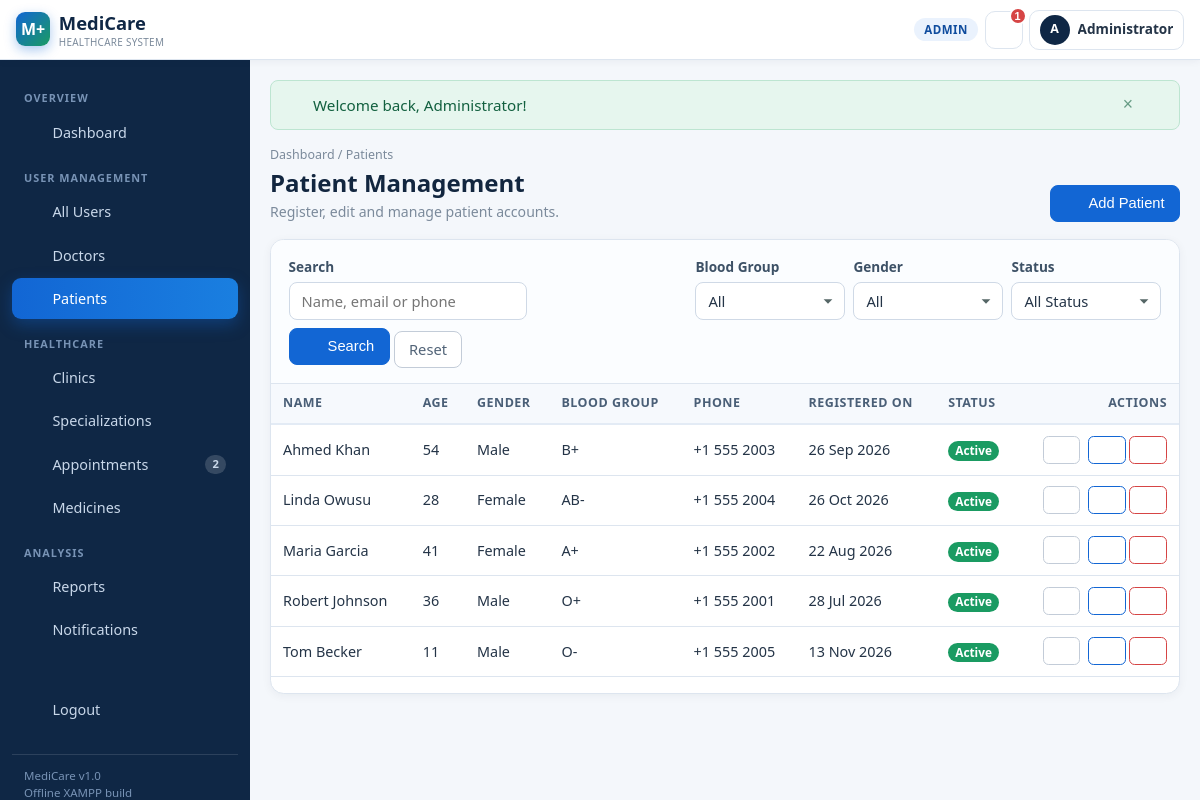
Screenshot of /admin/patients.php (signed in) with the database file from the repository.
### tables this page shows
CREATE TABLE `patients` (
    `id`                      INT UNSIGNED NOT NULL AUTO_INCREMENT,
    `user_id`                 INT UNSIGNED NOT NULL,
    `first_name`              VARCHAR(60) NOT NULL,
    `last_name`               VARCHAR(60) NOT NULL,
    `gender`                  ENUM('Male','Female','Other') NOT NULL DEFAULT 'Male',
    `date_of_birth`           DATE DEFAULT NULL,
    `blood_group`             ENUM('A+','A-','B+','B-','AB+','AB-','O+','O-','Unknown')
                              NOT NULL DEFAULT 'Unknown',
    `phone`                   VARCHAR(20) NOT NULL,
    `address`                 VARCHAR(200) DEFAULT NULL,
    `emergency_contact_name`  VARCHAR(80)  DEFAULT NULL,
    `emergency_contact_phone` VARCHAR(20)  DEFAULT NULL,
    `registration_date`       DATE NOT NULL,
    `status`                  ENUM('active','inactive') NOT NULL DEFAULT 'active',
    PRIMARY KEY (`id`),
    UNIQUE KEY `uq_patient_user` (`user_id`),
    KEY `idx_patient_status` (`status`),
    KEY `idx_patient_name` (`last_name`,`first_name`),
    CONSTRAINT `fk_patients_user`
        FOREIGN KEY (`user_id`) REFERENCES `users` (`id`)
        ON DELETE CASCADE ON UPDATE CASCADE
);

### config/database.php (called while the page is built, shortened)
<?php
function db()
{
    static $conn = null;
    if ($conn instanceof mysqli) {
        return $conn;
    }
    try {
        $conn = new mysqli(DB_HOST, DB_USER, DB_PASS, DB_NAME, DB_PORT);
        $conn->set_charset('utf8mb4');
        $offset = (new DateTime('now', new DateTimeZone(APP_TIMEZONE)))->format('P');
        if (preg_match('/^[+-]\d{2}:\d{2}$/', $offset)) {
            $conn->query("SET time_zone = '" . $offset . "'");
        }
    } catch (Throwable $e) {
        db_fail('Unable to connect to the database.', $e);
    }
    return $conn;
}
function db_stmt($sql, array $params = [])
{
    $conn = db();
    try {
        $stmt = $conn->prepare($sql);
        if (!empty($params)) {
            $types = '';
            foreach ($params as $p) {
                if (is_int($p))          { $types .= 'i'; }
                elseif (is_float($p))    { $types .= 'd'; }
                else                     { $types .= 's'; }
            }
            $stmt->bind_param($types, ...$params);
        }
        $stmt->execute();
        return $stmt;
    } catch (Throwable $e) {
        db_fail('The system could not complete that database operation.', $e);
    }
}
function db_all($sql, array $params = [])
{
    $stmt = db_stmt($sql, $params);
    $res  = $stmt->get_result();
    $rows = $res ? $res->fetch_all(MYSQLI_ASSOC) : [];
    return $rows;
}

### admin/patients.php (the view, shortened to what this page needs)
<?php
$search       = get_param('q');
$bloodFilter  = get_param('blood_group');
$genderFilter = get_param('gender');
$statusFilter = get_param('status');
$where  = [];
$params = [];
$whereSql = $where ? 'WHERE ' . implode(' AND ', $where) : '';
$baseFrom = 'FROM patients p JOIN users u ON u.id = p.user_id';
$total = (int) db_scalar("SELECT COUNT(*) $baseFrom $whereSql", $params);
$pg    = paginate($total);
$rows = db_all(
    "SELECT p.*, u.email
     $baseFrom
     $whereSql
     ORDER BY p.first_name, p.last_name
     LIMIT ? OFFSET ?",
    array_merge($params, [$pg['per_page'], $pg['offset']])
);
include __DIR__ . '/../includes/header.php';
?>
<div class="page-head">
    <div>
        <div class="breadcrumbs"><a href="<?= e(url('admin/dashboard.php')) ?>">Dashboard</a> / Patients</div>
        <h1>Patient Management</h1>
        <div class="sub">Register, edit and manage patient accounts.</div>
    </div>
    <div class="d-flex gap-2">
        <button class="btn btn-primary" data-bs-toggle="modal" data-bs-target="#addPatientModal"><?= icon('plus') ?> Add Patient</button>
    </div>
</div>
<div class="table-card">
    <form class="filter-bar" method="get">
        <div class="grow">
            <label class="form-label">Search</label>
            <input type="text" class="form-control" name="q" value="<?= e($search) ?>" placeholder="Name, email or phone">
        </div>
        <div>
            <label class="form-label">Blood Group</label>
            <select class="form-select auto-submit" name="blood_group">
                <option value="">All</option>
            </select>
        </div>
        <div>
            <label class="form-label">Gender</label>
            <select class="form-select auto-submit" name="gender">
                <option value="">All</option>
            </select>
        </div>
        <div>
            <label class="form-label">Status</label>
            <select class="form-select auto-submit" name="status">
                <option value="">All Status</option>
            </select>
        </div>
        <div>
            <button class="btn btn-primary"><?= icon('search') ?> Search</button>
            <a class="btn btn-outline-secondary" href="<?= e(url('admin/patients.php')) ?>">Reset</a>
        </div>
    </form>
    <div class="table-responsive">
        <table class="table table-hover align-middle">
            <thead>
                <tr><th>Name</th><th>Age</th><th>Gender</th><th>Blood Group</th><th>Phone</th><th>Registered On</th><th>Status</th><th class="text-end">Actions</th></tr>
            </thead>
            <tbody>
            <?php if (!$rows): ?>
                <tr><td colspan="8"><div class="empty"><?= icon('search') ?><div>No patients found.</div></div></td></tr>
            <?php else: foreach ($rows as $p): ?>
                <tr>
                    <td><?= e($p['first_name'] . ' ' . $p['last_name']) ?></td>
                    <td><?= e((string) calculate_age($p['date_of_birth'])) ?></td>
                    <td><?= e($p['gender']) ?></td>
                    <td><?= e($p['blood_group']) ?></td>
                    <td><?= e($p['phone']) ?></td>
                    <td><?= e(format_date($p['registration_date'])) ?></td>
                    <td><?= status_badge($p['status']) ?></td>
                    <td class="text-end">
                        <a class="btn btn-sm btn-outline-secondary" href="<?= e(url('admin/patient_view.php?id=' . (int) $p['id'])) ?>"><?= icon('eye') ?></a>
                        <button type="button" class="btn btn-sm btn-outline-primary"
                                data-bs-toggle="modal" data-bs-target="#editPatientModal"
                                data-patient-id="<?= (int) $p['id'] ?>"
                                data-first-name="<?= e($p['first_name']) ?>"
                                data-last-name="<?= e($p['last_name']) ?>"
                                data-email="<?= e($p['email']) ?>"
                                data-phone="<?= e($p['phone']) ?>"
                                data-gender="<?= e($p['gender']) ?>"
                                data-date-of-birth="<?= e($p['date_of_birth']) ?>"
                                data-blood-group="<?= e($p['blood_group']) ?>"
                                data-address="<?= e($p['address']) ?>"
                                data-emergency-contact-name="<?= e($p['emergency_contact_name']) ?>"
                                data-emergency-contact-phone="<?= e($p['emergency_contact_phone']) ?>"><?= icon('edit') ?></button>
                        <form method="post" class="d-inline" data-confirm="<?= $p['status'] === 'active' ? 'Deactivate' : 'Activate' ?> this patient?">
                            <button type="submit" class="btn btn-sm btn-outline-<?= $p['status'] === 'active' ? 'danger' : 'success' ?>">
                                <?= $p['status'] === 'active' ? icon('close') : icon('check') ?>
                            </button>
                        </form>
                    </td>
                </tr>
            <?php endforeach; endif; ?>
            </tbody>
        </table>
    </div>
    <div class="px-3 pb-3"><?php render_pagination($pg, ['q' => $search, 'blood_group' => $bloodFilter, 'gender' => $genderFilter, 'status' => $statusFilter]); ?></div>
</div>
<?php include __DIR__ . '/../includes/footer.php'; ?>

### includes/functions.php (shortened to what this page needs)
<?php
require_once __DIR__ . '/../config/database.php';
function e($value)
{
    return htmlspecialchars((string) $value, ENT_QUOTES | ENT_SUBSTITUTE, 'UTF-8');
}
function url($path = '')
{
    return BASE_URL . ltrim($path, '/');
}
function get_param($key, $default = '') { return isset($_GET[$key]) ? trim((string) $_GET[$key]) : $default; }
function render_flash()
{
    foreach ($_SESSION['flash'] as $f) {
        $icon = ($f['type'] === 'success') ? 'check-circle'
              : (($f['type'] === 'danger') ? 'alert-circle' : 'info');
        echo '<div class="alert alert-' . e($f['type']) . ' alert-dismissible fade show" role="alert">'
           . icon($icon) . ' <span>' . $f['message'] . '</span>'
           . '<button type="button" class="btn-close" data-bs-dismiss="alert" aria-label="Close"></button>'
           . '</div>';
    }
}
function format_date($date, $format = 'd M Y')
{
    $ts = strtotime($date);
    return $ts ? date($format, $ts) : '-';
}
function calculate_age($dob)
{
    try {
        $birth = new DateTime($dob);
        return (new DateTime('today'))->diff($birth)->y;
    } catch (Throwable $e) {
        return '-';
    }
}
function nice_label($value)
{
    return ucwords(str_replace('_', ' ', (string) $value));
}
function badge_class($status)
{
    switch (strtolower((string) $status)) {
        case 'active':
        case 'confirmed':
        case 'paid':
        case 'taken':
        case 'approved':   return 'success';
    }
}
function status_badge($status)
{
    return '<span class="badge bg-' . badge_class($status) . '">' . e(nice_label($status)) . '</span>';
}
function icon($name, $class = 'ic')
{
    $d = $paths[$name] ?? $paths['info'];
    return '<svg class="' . e($class) . '" viewBox="0 0 24 24" width="18" height="18" '
         . 'fill="currentColor" aria-hidden="true" focusable="false">' . $d . '</svg>';
}
function recent_notifications($userId, $limit = 8)
{
    return db_all(
        'SELECT * FROM notifications WHERE user_id = ? ORDER BY created_at DESC, id DESC LIMIT ?',
        [(int) $userId, (int) $limit]
    );
}

### assets/css/style.css (style rules this page uses)
:root { --mc-primary:#1266d4; --mc-primary-dark:#0f4c9e; --mc-navy:#0f2745; --mc-accent:#1a9b62; --mc-bg:#f4f7fb; --mc-line:#dde5ef; --mc-muted:#7b8a9b; --mc-sidebar-w:250px; }
body { background:var(--mc-bg) }
.ic { width:18px;height:18px;flex:0 0 auto }
.sb-link .ic { opacity:.9 }
.page-head { display:flex;align-items:flex-end;justify-content:space-between;gap:1rem; flex-wrap:wrap;margin-bottom:1.1rem }
.page-head h1 { font-size:1.5rem;margin:0 }
.page-head .sub { color:var(--mc-muted);font-size:.88rem;margin-top:.2rem }
.breadcrumbs { font-size:.78rem;color:var(--mc-muted);margin-bottom:.15rem }
.breadcrumbs a { color:var(--mc-muted) }
.table-card { background:#fff;border:1px solid var(--mc-line);border-radius:.85rem; box-shadow:0 2px 10px rgba(16,42,67,.05);overflow:hidden;margin-bottom:1.25rem }
.table-card .table { margin:0 }
.filter-bar { display:flex;flex-wrap:wrap;gap:.5rem;align-items:flex-end; padding:.9rem 1.1rem;background:#fbfdff;border-bottom:1px solid var(--mc-line) }
.filter-bar .form-control,.filter-bar .form-select { min-width:150px;width:auto }
.filter-bar .grow { flex:1 1 220px }

### rows the page displays
patients: first_name+last_name "Ahmed Khan", date_of_birth "54", gender "Male", blood_group "B+", phone "+1 555 2003", registration_date "26 Sep 2026", status "Active"
patients: first_name+last_name "Linda Owusu", date_of_birth "28", gender "Female", blood_group "AB-", phone "+1 555 2004", registration_date "26 Oct 2026", status "Active"
patients: first_name+last_name "Maria Garcia", date_of_birth "41", gender "Female", blood_group "A+", phone "+1 555 2002", registration_date "22 Aug 2026", status "Active"
patients: first_name+last_name "Robert Johnson", date_of_birth "36", gender "Male", blood_group "O+", phone "+1 555 2001", registration_date "28 Jul 2026", status "Active"
patients: first_name+last_name "Tom Becker", date_of_birth "11", gender "Male", blood_group "O-", phone "+1 555 2005", registration_date "13 Nov 2026", status "Active"

### other values shown
APP_NAME "MediCare"
current_role() "ADMIN"
$unread "1"
substr(preg_replace('/^Dr\.\s*/', '', current_name()), 0, 1) "A"
current_name() "Administrator"
$label "Dashboard All Users Doctors Patients Clinics Specializations Appointments Medicines Reports Notifications Logout"
$badge "2"
$f['message'] "Welcome back, Administrator!"
